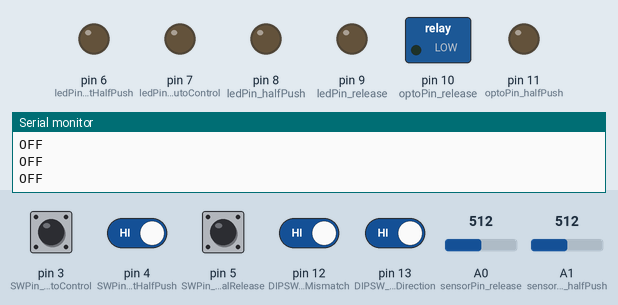
This sketch was run on a simulated Arduino Uno, built with avr-gcc and run on an emulated ATmega328P. Shown: switched loads named in the sketch (green lamp = pin HIGH), output pins drawn as LEDs (lit = HIGH), the last lines printed to the serial monitor. Dashed ring = blinking. The test bench sets the inputs (shaded band); at power-on: pin 3 (SWPin_autoControl), pin 4 (SWPin_contHalfPush), pin 5 (SWPin_manualRelease), pin 12 (DIPSW_sensorTypeMismatch), pin 13 (DIPSW_sensorDirection) HIGH, A0 (sensorPin_release) = 512, A1 (sensorPin_halfPush) = 512.

Above: at 1.2 s.
1.3 s: pin 5 (SWPin_manualRelease) pulled LOW for 0.15 s
At 1.45 s:
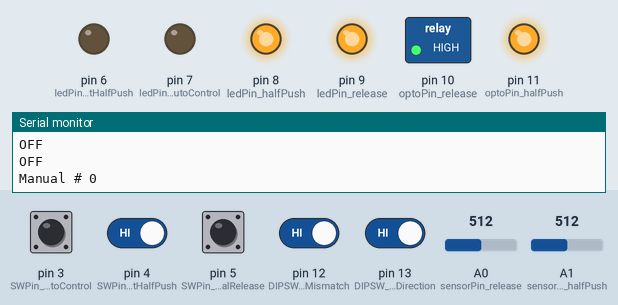
3.0 s: pin 3 (SWPin_autoControl) pulled LOW for 0.15 s
At 3.09 s:
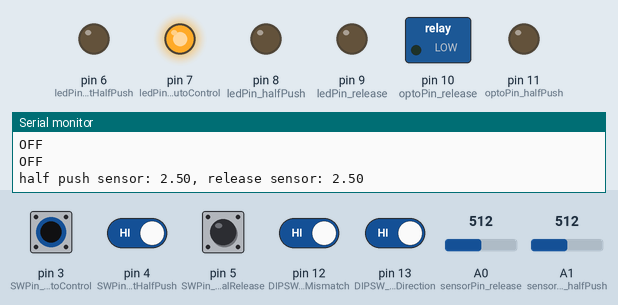
4.6 s: pin 5 (SWPin_manualRelease) pulled LOW for 1 s
At 4.85 s:
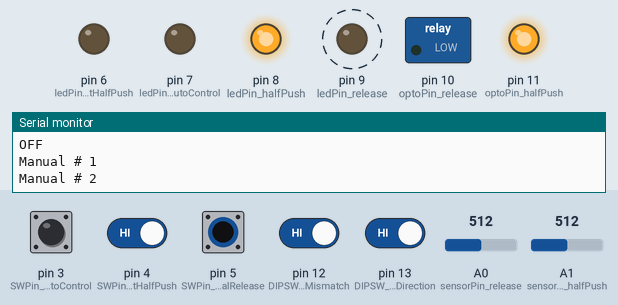
8.6 s: pin 3 (SWPin_autoControl) pulled LOW for 1 s
At 10.2 s:
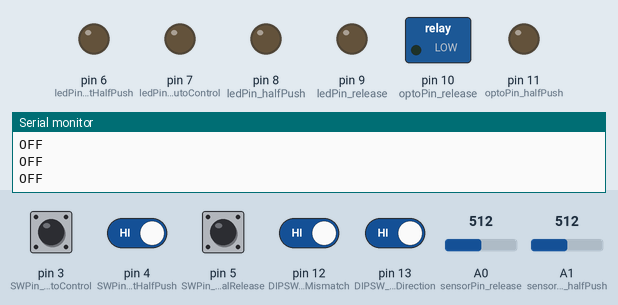
12.6 s: pin 5 (SWPin_manualRelease) pulled LOW for 3.2 s
At 12.76 s:
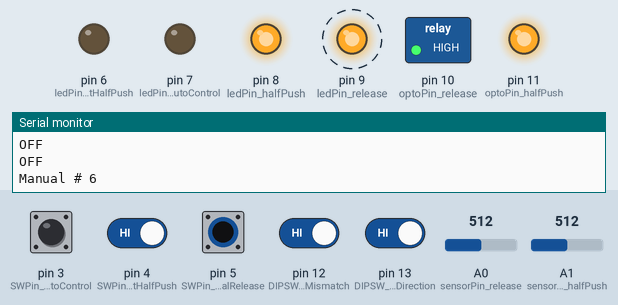
17.3 s: pin 3 (SWPin_autoControl) driven LOW and pin 4 (SWPin_contHalfPush) driven LOW
At 18.1 s:
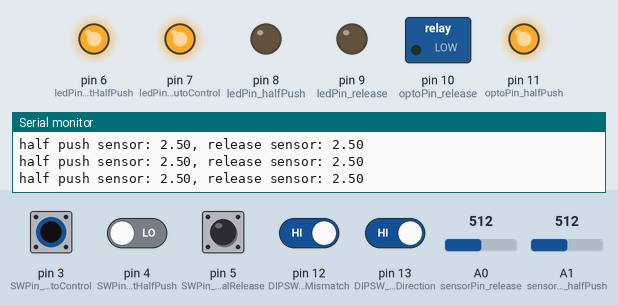
Timing chart, 0 to 19.8 s (numbered marks = the images above; inputs shaded):
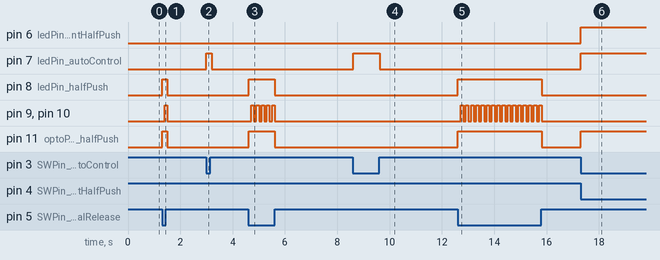

The sketch:

photosensor2_shutter_CoMBI-S.ino
```cpp
// (licence header left out)
// Hardware constants. Adjust these values per installations.

const int latentcy = 100; // msec
const float baselineVoltage = 2.5; // threshold voltage of the photosensor; 0 – 5.0

// Pin assignments

// DIPSW Switch inputs

const int DIPSW_sensorTypeMismatch = 12;
const int DIPSW_sensorDirection = 13;

// Switch inputs
const int SWPin_autoControl = 3; // the auto-control switch
const int SWPin_contHalfPush = 4; // the continuous-half-push switch
const int SWPin_manualRelease = 5; // the manual-shutter-release switch

// Switch indicator outputs
const int ledPin_autoControl = 7; // the auto-control indicator
const int ledPin_contHalfPush = 6; // the continuous-half-push indicator

// Shutter indicator outputs
const int ledPin_halfPush = 8; // the half-push indicator
const int ledPin_release = 9; // the shutter-release indicator

// Shutter outputs
const int optoPin_halfPush = 11; // the half-push optocoupler
const int optoPin_release = 10; // the shutter-release optocoupler

// Sensor inputs (for default installation)
int sensorPin_halfPush = A1; // the half-push photosensor
int sensorPin_release = A0; // the shutter-release photosensor

// Serial communication rate

const int serialSpeed = 9600;

// Shutter status aliases

const int interval = 0;
const int standby = 1;

// DIPSW switch values (0 for default installation)

int sensorTypeMismatch = 0;
int sensorDirection = 0;

// Variables

int releaseCounter = 0; // count shutter release
int shutterStatus = interval;
int autoControl = 0;
int contHalfPush = 0;
int manualRelease = 0;
int sensorVal_halfPush; // 10 bit unsigned integer
int sensorVal_release; // 10 bit unsigned integer
float voltage_halfPush; // 0.0–5.0
float voltage_release; // 0.0–5.0

void setup() {

  int temp;

  // Assign output pins
  pinMode(optoPin_halfPush, OUTPUT);
  pinMode(optoPin_release, OUTPUT);
  pinMode(ledPin_autoControl, OUTPUT);
  pinMode(ledPin_contHalfPush, OUTPUT);
  pinMode(ledPin_halfPush, OUTPUT);
  pinMode(ledPin_release, OUTPUT);

  // Assign switche pins
  pinMode(DIPSW_sensorTypeMismatch, INPUT_PULLUP);
  // HIGH = light-ON sensor for dark signal or dark-ON for light signal; LOW = matched
  pinMode(DIPSW_sensorDirection, INPUT_PULLUP); //HIGH reverse; LOW default
  pinMode(SWPin_autoControl, INPUT_PULLUP); //HIGH automatic; LOW no shutter control
  pinMode(SWPin_contHalfPush, INPUT_PULLUP); //HIGH continuous half push; LOW sensor-controled half push
  pinMode(SWPin_manualRelease, INPUT_PULLUP); //HIGH shutter release

  // initialize output pins
  digitalWrite(ledPin_autoControl, LOW);
  digitalWrite(ledPin_contHalfPush, LOW);
  digitalWrite(optoPin_halfPush, LOW);
  digitalWrite(ledPin_halfPush, LOW);
  digitalWrite(optoPin_release, LOW);
  digitalWrite(ledPin_release, LOW);

  // read the DIP switches
  sensorTypeMismatch = digitalRead(DIPSW_sensorTypeMismatch); // HIGH = default, LOW = mismatch
  sensorDirection = digitalRead(DIPSW_sensorDirection);   // HIGH = default, LOW = reverse

  // adjust the sensor direction
  if (sensorDirection == LOW) {
    temp = sensorPin_halfPush; // Swap the sensor pin assignments
    sensorPin_halfPush = sensorPin_release;
    sensorPin_release = temp;
  }

  // initialize serial communication
  Serial.begin(serialSpeed);

  // print message when done.
  Serial.println("Photosensor-driven shutter controler ready!");
}

void loop() {

  // read the switches

  manualRelease = digitalRead(SWPin_manualRelease);
  autoControl = digitalRead(SWPin_autoControl);
  contHalfPush = digitalRead(SWPin_contHalfPush);

  if (manualRelease == LOW) { // releaes the shutter when the manual shutter release switch is pressed.

    Serial.print("Manual ");
    release();

  } else if (autoControl == LOW) {

    digitalWrite(ledPin_autoControl, HIGH);

    if (contHalfPush == LOW) { // leave the half-push HIGH when the continuous-half-push switch is ON

      digitalWrite(ledPin_contHalfPush, HIGH);
      digitalWrite(optoPin_halfPush, HIGH);

    } else if (shutterStatus == interval) {

      digitalWrite(ledPin_contHalfPush, LOW);
      digitalWrite(optoPin_halfPush, LOW);

    };

    // read the sensor values and convert them to voltage levels

    sensorVal_halfPush = analogRead(sensorPin_halfPush);
    sensorVal_release = analogRead(sensorPin_release);

    voltage_halfPush = (sensorVal_halfPush / 1024.0) * 5.0;
    voltage_release = (sensorVal_release / 1024.0) * 5.0;

    //     print the voltage levels on the serial port

    Serial.print("half push sensor: ");
    Serial.print(voltage_halfPush);
    Serial.print(", release sensor: ");
    Serial.println(voltage_release);

    if (sensorTypeMismatch == LOW) { // invert the sensor voltages when sensorTypeMismatch is bright ON

      voltage_halfPush = 5.0 - voltage_halfPush;
      voltage_release = 5.0 - voltage_release;

    };


    if (voltage_halfPush > baselineVoltage && voltage_release <= baselineVoltage && shutterStatus == interval) {
      // turn half-push HIGH when the half-push sensor detects something.

      digitalWrite(optoPin_halfPush, HIGH);
      digitalWrite(ledPin_halfPush, HIGH);

      shutterStatus = standby;

    };

    if (voltage_release > baselineVoltage && shutterStatus == standby) {
      // release the shutter when the release sensor detects something.

      release();

      shutterStatus = interval;

    };

  } else { // make everything zero when autoControl SW is off.

    Serial.println("OFF");
    digitalWrite(ledPin_autoControl, LOW);
    digitalWrite(ledPin_contHalfPush, LOW);
    digitalWrite(optoPin_halfPush, LOW);
    digitalWrite(ledPin_halfPush, LOW);
    digitalWrite(optoPin_release, LOW);
    digitalWrite(ledPin_release, LOW);

    shutterStatus = interval;

  };
}

void release() {

  digitalWrite(optoPin_halfPush, HIGH);
  digitalWrite(ledPin_halfPush, HIGH);

  delay(latentcy); // give the optocoupler a moment to activate

  digitalWrite(optoPin_release, HIGH);
  digitalWrite(ledPin_release, HIGH);

  delay(latentcy); // give the optocoupler a moment to activate

  digitalWrite(optoPin_release, LOW);
  digitalWrite(ledPin_release, LOW);
  digitalWrite(ledPin_halfPush, LOW);

  if (contHalfPush != LOW) {

    digitalWrite(optoPin_halfPush, LOW);

  };

  Serial.print("# ");
  Serial.println(releaseCounter++);

}
```

Measured:
- after the input at 1.3 s, pin 8 (ledPin_halfPush), pin 11 (optoPin_halfPush): LOW → HIGH at once, → LOW 0.20 s later; pin 9 (ledPin_release), pin 10 (optoPin_release): LOW → HIGH after 0.11 s, → LOW 0.10 s later
- after the input at 3.0 s, pin 7 (ledPin_autoControl): LOW → HIGH at once, → LOW 0.20 s later
- after the input at 4.6 s, pin 8 (ledPin_halfPush), pin 11 (optoPin_halfPush): LOW → HIGH at once, → LOW 1.0 s later; pin 9 (ledPin_release), pin 10 (optoPin_release): alternates HIGH for 0.10 s and LOW for 0.10 s, 10 changes in all, then stays LOW, starting after 0.11 s
- after the input at 8.6 s, pin 7 (ledPin_autoControl): LOW → HIGH at once, → LOW 1.0 s later
- after the input at 12.6 s, pin 8 (ledPin_halfPush), pin 11 (optoPin_halfPush): LOW → HIGH at once, → LOW 3.2 s later; pin 9 (ledPin_release), pin 10 (optoPin_release): alternates HIGH for 0.10 s and LOW for 0.10 s, 32 changes in all, then stays LOW, starting after 0.11 s
- after the input at 17.3 s, pin 6 (ledPin_contHalfPush), pin 7 (ledPin_autoControl), pin 11 (optoPin_halfPush): LOW → HIGH at once
